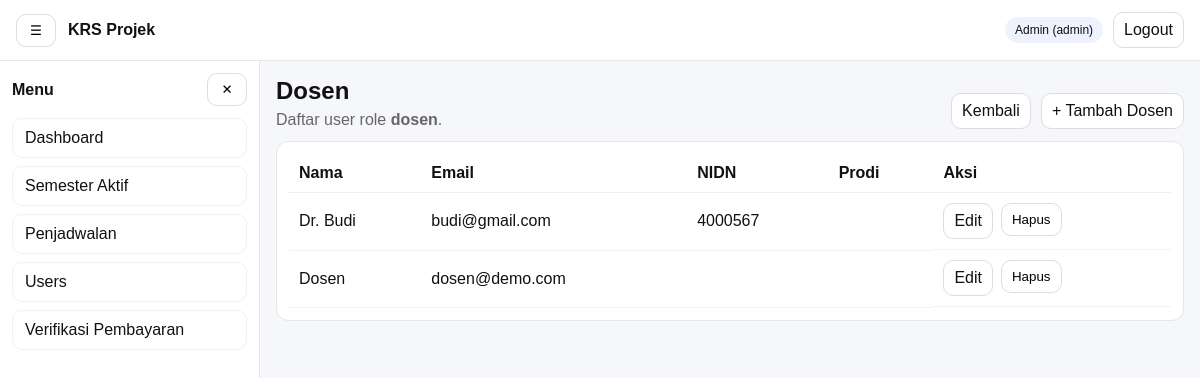
Page /admin/users/index_dosen.php (signed in) on the committed database.
### tables this page shows
CREATE TABLE `dosen` (
  `id` int(11) NOT NULL,
  `user_id` int(11) NOT NULL,
  `nidn` varchar(30) NOT NULL,
  `prodi` varchar(120) DEFAULT NULL,
  `no_hp` varchar(30) DEFAULT NULL,
  `created_at` timestamp NOT NULL DEFAULT current_timestamp(),
  `updated_at` timestamp NULL DEFAULT NULL ON UPDATE current_timestamp()
);

CREATE TABLE `users` (
  `id` int(11) NOT NULL,
  `name` varchar(120) NOT NULL,
  `email` varchar(120) NOT NULL,
  `role` enum('admin','mahasiswa','dosen') NOT NULL,
  `password_hash` varchar(255) NOT NULL,
  `created_at` timestamp NOT NULL DEFAULT current_timestamp()
);

### includes/functions.php (called while the page is built, shortened)
<?php
function e(?string $str): string {
  return htmlspecialchars((string)$str, ENT_QUOTES, 'UTF-8');
}
function url(string $path = ''): string {
  $path = ltrim($path, '/');
  return APP_URL . ($path ? '/' . $path : '');
}

### admin/users/index_dosen.php (the view, shortened to what this page needs)
<?php
require_once __DIR__ . '/../../includes/functions.php';
$pdo = db();
$rows = [];
try {
  $st = $pdo->prepare("
    SELECT u.id, u.name, u.email, u.created_at, d.nidn, d.prodi
    FROM users u
    LEFT JOIN dosen d ON d.user_id = u.id
    WHERE u.role='dosen'
    ORDER BY u.id DESC
  ");
  $st->execute();
  $rows = $st->fetchAll();
} catch (Throwable $e) {
  if (APP_DEBUG) flash_set('global', 'DB error: '.$e->getMessage(), 'warning');
}
?>
<?php include __DIR__ . '/../../partials/header.php'; ?>
<?php include __DIR__ . '/../../partials/navbar.php'; ?>
<div class="layout">
  <?php include __DIR__ . '/../../partials/sidebar.php'; ?>
  <main class="content">
    <div style="display:flex;justify-content:space-between;gap:10px;flex-wrap:wrap;align-items:end;">
      <div>
        <h2 style="margin:0;">Dosen</h2>
        <div style="color:#666;margin-top:6px;">Daftar user role <b>dosen</b>.</div>
      </div>
      <div style="display:flex;gap:10px;flex-wrap:wrap;">
        <a class="btn" href="<?= e(url('admin/users/index.php')) ?>">Kembali</a>
        <a class="btn" href="<?= e(url('admin/users/add.php?role=dosen')) ?>">+ Tambah Dosen</a>
      </div>
    </div>
    <section style="background:#fff;border:1px solid #e6e6e6;border-radius:12px;padding:12px;margin-top:12px;">
      <div style="overflow:auto;">
        <table style="width:100%;border-collapse:collapse;min-width:860px;">
          <thead>
            <tr>
              <th style="text-align:left;border-bottom:1px solid #eee;padding:10px;">Nama</th>
              <th style="text-align:left;border-bottom:1px solid #eee;padding:10px;">Email</th>
              <th style="text-align:left;border-bottom:1px solid #eee;padding:10px;">NIDN</th>
              <th style="text-align:left;border-bottom:1px solid #eee;padding:10px;">Prodi</th>
              <th style="text-align:left;border-bottom:1px solid #eee;padding:10px;">Aksi</th>
            </tr>
          </thead>
          <tbody>
            <?php if (!$rows): ?>
              <tr><td colspan="6" style="padding:12px;color:#666;">Belum ada dosen.</td></tr>
            <?php else: ?>
              <?php foreach ($rows as $r): ?>
                <tr>
                  <td style="padding:10px;border-bottom:1px solid #f3f3f3;"><?= e($r['name']) ?></td>
                  <td style="padding:10px;border-bottom:1px solid #f3f3f3;"><?= e($r['email']) ?></td>
                  <td style="padding:10px;border-bottom:1px solid #f3f3f3;"><?= e((string)$r['nidn']) ?></td>
                  <td style="padding:10px;border-bottom:1px solid #f3f3f3;"><?= e((string)$r['prodi']) ?></td>
                  <td style="padding:10px;border-bottom:1px solid #f3f3f3;display:flex;gap:8px;flex-wrap:wrap;">
                    <a class="btn" href="<?= e(url('admin/users/edit.php?id='.(int)$r['id'])) ?>">Edit</a>
                    <form method="post" action="<?= e(url('admin/users/delete.php')) ?>" style="margin:0;">
                      <button class="btn" type="submit" onclick="return confirm('Hapus dosen ini?')">Hapus</button>
                    </form>
                  </td>
                </tr>
              <?php endforeach; ?>
            <?php endif; ?>
          </tbody>
        </table>
      </div>
    </section>
  </main>
</div>
<?php include __DIR__ . '/../../partials/footer.php'; ?>

### assets/css/style.css (style rules this page uses)
* { box-sizing: border-box; }
body { margin: 0; font-family: Arial, sans-serif; background:#f6f7fb; color:#111; }
a { text-decoration: none; color: inherit; }
.btn, .btn-icon { border:1px solid #ddd; background:#fff; border-radius:10px; padding:8px 10px; cursor:pointer; }
.layout { display:flex; min-height: calc(100vh - 56px); }
.content { flex:1; padding: 16px; }

### rows in the picture
dosen: user.name "Dr. Budi", user.email "budi@gmail.com", nidn "4000567"
users: name "Dosen", email "dosen@demo.com"

### other values in the picture
APP_NAME "KRS Projek"
$u['name'] "Admin"
$u['role'] "admin"
$it['label'] "Dashboard"
$it['label'] "Semester Aktif"
$it['label'] "Penjadwalan"
$it['label'] "Users"
$it['label'] "Verifikasi Pembayaran"
